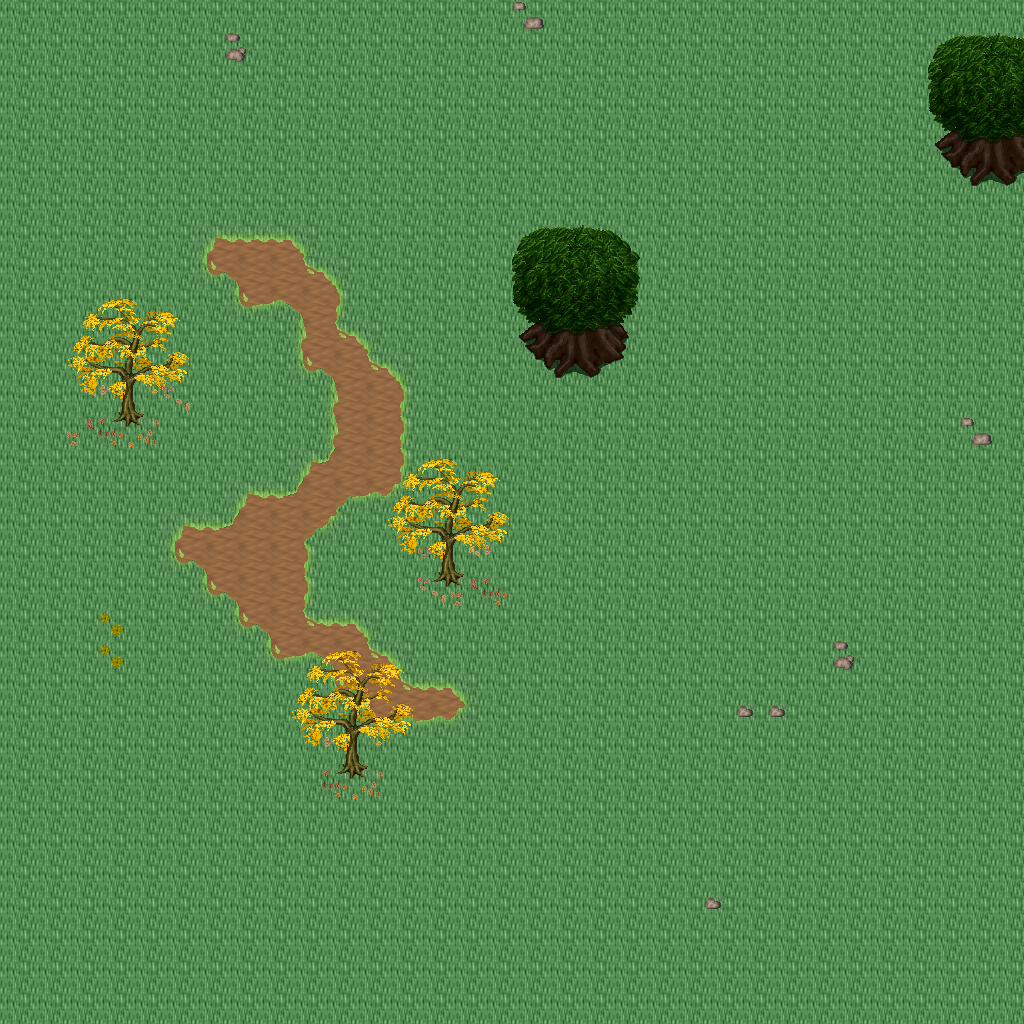

The image is a tile-based game level rendered from a .tmx file. Its description and source (layers, tilesets, objects; grid data summarised) follow:
An orthogonal 32x32 tile map with 32x32 px tiles, 5 tile layers (Ground, Objects, Objects2, Above, ...), 1 hidden layer not drawn, 24 tilesets.

<map version="1.10" tiledversion="1.11.0" orientation="orthogonal" renderorder="right-down" width="32" height="32" tilewidth="32" tileheight="32" infinite="0" nextlayerid="11" nextobjectid="1">
 <tileset firstgid="1" name="logic_collision" tilewidth="32" tileheight="32" tilecount="1" columns="1">
  <image source="../drawable/logic_collision.png" width="32" height="32" />
 </tileset>
 <tileset firstgid="2" name="ground_ground" tilewidth="32" tileheight="32" tilecount="33" columns="3">
  <image source="../drawable/ground_ground.png" width="96" height="352" />
 </tileset>
 <tileset firstgid="35" name="plant_tree_tree_darkgreen" tilewidth="32" tileheight="32" tilecount="88" columns="8">
  <image source="../drawable/plant_tree_tree_darkgreen.png" width="256" height="352" />
 </tileset>
 <tileset firstgid="123" name="logic_item_resources" tilewidth="32" tileheight="32" tilecount="6" columns="6">
  <image source="../drawable/logic_item_resources.png" width="192" height="32" />
 </tileset>
 <tileset firstgid="129" name="logic_creature_animal" tilewidth="32" tileheight="32" tilecount="32" columns="8">
  <image source="../drawable/logic_creature_animal.png" width="256" height="128" />
 </tileset>
 <tileset firstgid="161" name="plant_flower_daisy_blue" tilewidth="32" tileheight="32" tilecount="8" columns="2">
  <image source="../drawable/plant_flower_daisy_blue.png" width="64" height="128" />
 </tileset>
 <tileset firstgid="169" name="plant_flower_daisy_red" tilewidth="32" tileheight="32" tilecount="8" columns="2">
  <image source="../drawable/plant_flower_daisy_red.png" width="64" height="128" />
 </tileset>
 <tileset firstgid="177" name="plant_flower_daisy_white" tilewidth="32" tileheight="32" tilecount="8" columns="2">
  <image source="../drawable/plant_flower_daisy_white.png" width="64" height="128" />
 </tileset>
 <tileset firstgid="185" name="plant_flower_daisy_yellow" tilewidth="32" tileheight="32" tilecount="8" columns="2">
  <image source="../drawable/plant_flower_daisy_yellow.png" width="64" height="128" />
 </tileset>
 <tileset firstgid="193" name="building_thatched_roof_cottage2" tilewidth="32" tileheight="32" tilecount="20" columns="4">
  <image source="../drawable/building_thatched_roof_cottage2.png" width="128" height="160" />
 </tileset>
 <tileset firstgid="213" name="building_thatched_roof_cottage1" tilewidth="32" tileheight="32" tilecount="20" columns="4">
  <image source="../drawable/building_thatched_roof_cottage1.png" width="128" height="160" />
 </tileset>
 <tileset firstgid="233" name="logic_creature_elemental" tilewidth="32" tileheight="32" tilecount="16" columns="8">
  <image source="../drawable/logic_creature_elemental.png" width="256" height="64" />
 </tileset>
 <tileset firstgid="249" name="item_campfires" tilewidth="32" tileheight="32" tilecount="2" columns="2">
  <image source="../drawable/item_campfires.png" width="64" height="32" />
 </tileset>
 <tileset firstgid="251" name="furniture_light_flames" tilewidth="32" tileheight="32" tilecount="6" columns="6">
  <image source="../drawable/furniture_light_flames.png" width="192" height="32" />
 </tileset>
 <tileset firstgid="257" name="item_firewood" tilewidth="32" tileheight="32" tilecount="12" columns="3">
  <image source="../drawable/item_firewood.png" width="96" height="128" />
 </tileset>
 <tileset firstgid="269" name="plant_flower_bulbs" tilewidth="32" tileheight="32" tilecount="4" columns="1">
  <image source="../drawable/plant_flower_bulbs.png" width="32" height="128" />
 </tileset>
 <tileset firstgid="273" name="ground_grass_corners" tilewidth="32" tileheight="32" tilecount="24" columns="6">
  <image source="../drawable/ground_grass_corners.png" width="192" height="128" />
 </tileset>
 <tileset firstgid="297" name="ground_grass_edges" tilewidth="32" tileheight="32" tilecount="36" columns="12">
  <image source="../drawable/ground_grass_edges.png" width="384" height="96" />
 </tileset>
 <tileset firstgid="333" name="light_dim_yellow_light_5x5" tilewidth="32" tileheight="32" tilecount="25" columns="5">
  <image source="../drawable/light_dim_yellow_light_5x5.png" width="160" height="160" />
 </tileset>
 <tileset firstgid="358" name="plant_tree_fall_trees" tilewidth="32" tileheight="32" tilecount="40" columns="8">
  <image source="../drawable/plant_tree_fall_trees.png" width="256" height="160" />
 </tileset>
 <tileset firstgid="398" name="plant_leaves" tilewidth="32" tileheight="32" tilecount="8" columns="4">
  <image source="../drawable/plant_leaves.png" width="128" height="64" />
 </tileset>
 <tileset firstgid="406" name="ground_grass_2" tilewidth="32" tileheight="32" tilecount="21" columns="3">
  <image source="../drawable/ground_grass_2.png" width="96" height="224" />
 </tileset>
 <tileset firstgid="427" name="ground_rock_pebbles" tilewidth="32" tileheight="32" tilecount="3" columns="1">
  <image source="../drawable/ground_rock_pebbles.png" width="32" height="96" />
 </tileset>
 <tileset firstgid="430" name="logic_creature_fowl" tilewidth="32" tileheight="32" tilecount="6" columns="6">
  <image source="../drawable/logic_creature_fowl.png" width="192" height="32" />
 </tileset>
 <layer id="1" name="Ground" width="32" height="32">
  <data>[1024 cells, 1024 non-empty, 2 distinct tile ids]</data>
 </layer>
 <layer id="2" name="Objects" width="32" height="32">
  <data>[1024 cells, 72 non-empty, 22 distinct tile ids]</data>
 </layer>
 <layer id="3" name="Objects2" width="32" height="32">
  <data>[1024 cells, 36 non-empty, 12 distinct tile ids]</data>
 </layer>
 <layer id="4" name="Above" width="32" height="32">
  <data>[1024 cells, 69 non-empty, 28 distinct tile ids]</data>
 </layer>
 <layer id="5" name="Above2" width="32" height="32">
  <data>[1024 cells, 0 non-empty, 0 distinct tile ids]</data>
 </layer>
 <layer id="6" name="Walkable" width="32" height="32" visible="0">
  <data>[1024 cells, 17 non-empty, 1 distinct tile ids]</data>
 </layer>
 <objectgroup id="7" name="Mapevents" />
 <objectgroup id="8" name="Spawn" />
 <objectgroup id="9" name="Keys" />
 <objectgroup id="10" name="Replace" />
</map>
